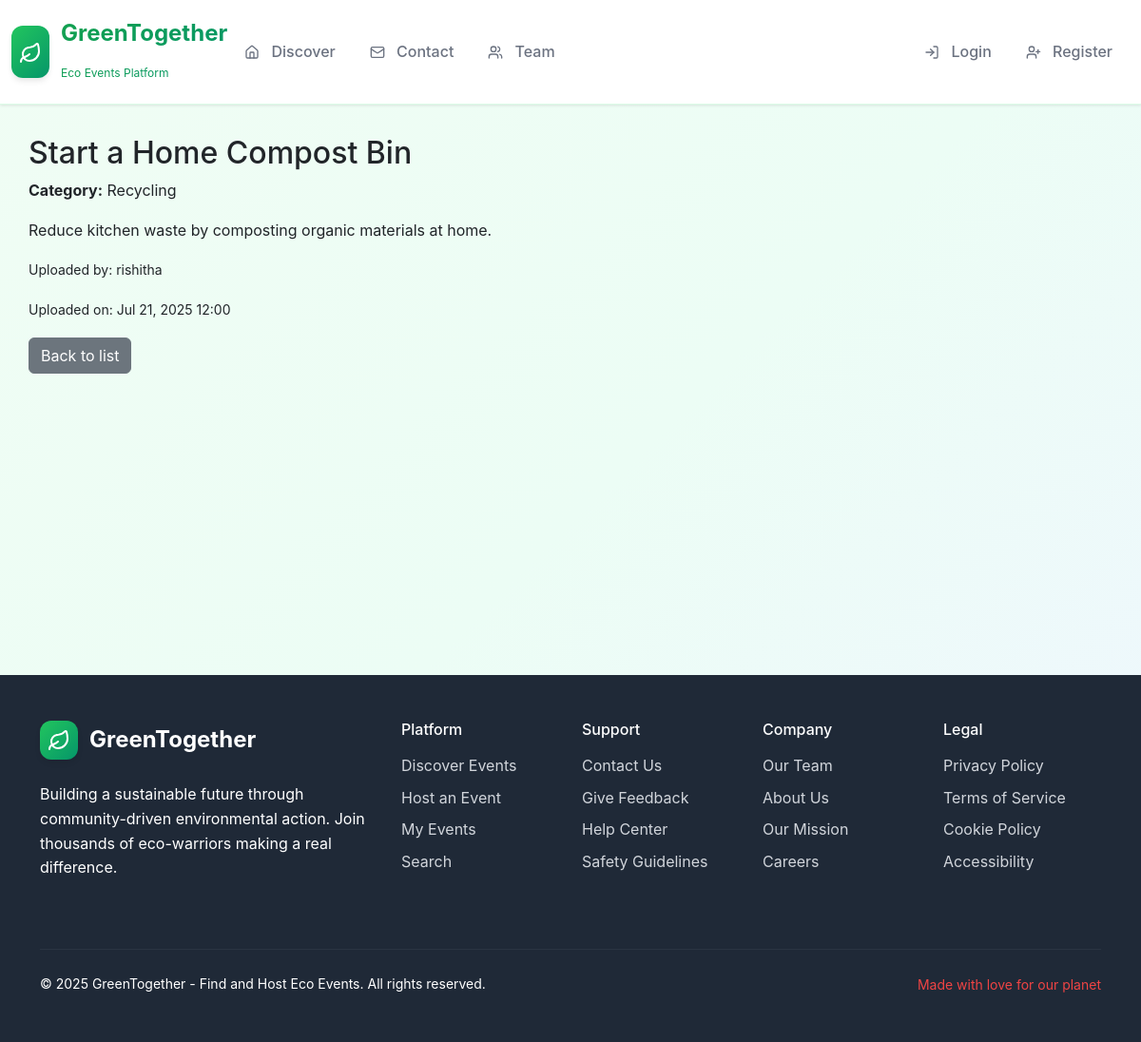
The app's page /actions/1/ with its own data.
### ecoapp/models.py (models this page shows, shortened)
class EcoAction(models.Model):
    title = models.CharField(max_length=200)
    description = models.TextField()
    category = models.ForeignKey(Category, on_delete=models.SET_NULL, null=True)
    user = models.ForeignKey(User, on_delete=models.CASCADE)
    created_at = models.DateTimeField(auto_now_add=True)

class Category(models.Model):
    name = models.CharField(max_length=100, unique=True)

class SiteSettings(models.Model):
    footer_text = models.TextField(default="© 2025 GreenWorld. All rights reserved.")
    theme_color = models.CharField(max_length=7, default="#28a745")  # Bootstrap green hex
    class Meta:
        verbose_name = "Site Setting"
        verbose_name_plural = "Site Settings"

### ecoapp/views.py (the view)
# urls.py: path('actions/<int:pk>/', views.ActionDetailView.as_view(), name='action_detail'),
class ActionDetailView(DetailView):
    model = EcoAction
    template_name = 'ecoapp/action_detail.html'
    context_object_name = 'action'

### ecoapp/context_processors.py (called while the page is built)
def site_settings(request):
    settings = SiteSettings.objects.first()
    return {'site_settings': settings}

### ecoapp/templates/ecoapp/action_detail.html (shortened to what this page needs)
{% extends 'ecoapp/base.html' %}
{% block content %}
<h2>{{ action.title }}</h2>
<p><strong>Category:</strong> {{ action.category.name }}</p>
<p>{{ action.description }}</p>
<p><small>Uploaded by: {{ action.user.username }}</small></p>
<p><small>Uploaded on: {{ action.created_at|date:"M d, Y H:i" }}</small></p>
<a href="{% url 'ecoapp:action_list' %}" class="btn btn-secondary">Back to list</a>
{% endblock %}

### ecoapp/templates/ecoapp/base.html (shortened to what this page needs)
<!DOCTYPE html>
<html lang="en">
<head>
    <link href="https://cdn.jsdelivr.net/npm/bootstrap@5.3.0/dist/css/bootstrap.min.css" rel="stylesheet" />
</head>
<body class="d-flex flex-column min-vh-100">
<nav class="navbar navbar-expand-lg navbar-custom">
    <div class="container-fluid">
        <a class="navbar-brand-custom" href="{% url 'ecoapp:home' %}">
            <div class="brand-icon">
                <i data-lucide="leaf" style="color: white; width: 24px; height: 24px;"></i>
            </div>
            <div>
                <div>GreenTogether</div>
                <small style="font-size: 0.75rem; color: #6b7280; font-weight: 400;">Eco Events Platform</small>
            </div>
        </a>
        <div class="collapse navbar-collapse" id="navbarNav">
            <ul class="navbar-nav me-auto mb-2 mb-lg-0">
                <li class="nav-item">
                    <a class="nav-link nav-link-custom" href="{% url 'ecoapp:home' %}">
                        <i data-lucide="home" style="width: 16px; height: 16px; margin-right: 0.5rem;"></i>
                        Discover
                    </a>
                </li>
                <li class="nav-item">
                    <a class="nav-link nav-link-custom" href="{% url 'ecoapp:contact' %}">
                        <i data-lucide="mail" style="width: 16px; height: 16px; margin-right: 0.5rem;"></i>
                        Contact
                    </a>
                </li>
                <li class="nav-item">
                    <a class="nav-link nav-link-custom" href="{% url 'ecoapp:team_list' %}">
                        <i data-lucide="users" style="width: 16px; height: 16px; margin-right: 0.5rem;"></i>
                        Team
                    </a>
                </li>
            </ul>
            <ul class="navbar-nav ms-auto mb-2 mb-lg-0">
                {% if user.is_authenticated %}
                    <li class="nav-item">
                        <span class="nav-link user-greeting">
                            <i data-lucide="user" style="width: 16px; height: 16px; margin-right: 0.5rem;"></i>
                            Hello, {{ user.username }}!
                        </span>
                    </li>
                    <li class="nav-item">
                        <form action="{% url 'ecoapp:logout' %}" method="post" class="d-inline">
                            {% csrf_token %}
                            <button type="submit" class="btn btn-logout">
                                <i data-lucide="log-out" style="width: 16px; height: 16px; margin-right: 0.5rem;"></i>
                                Logout
                            </button>
                        </form>
                    </li>
                {% else %}
                    <li class="nav-item">
                        <a class="nav-link nav-link-custom" href="{% url 'ecoapp:login' %}">
                            <i data-lucide="log-in" style="width: 16px; height: 16px; margin-right: 0.5rem;"></i>
                            Login
                        </a>
                    </li>
                    <li class="nav-item">
                        <a class="nav-link nav-link-custom" href="{% url 'ecoapp:register' %}">
                            <i data-lucide="user-plus" style="width: 16px; height: 16px; margin-right: 0.5rem;"></i>
                            Register
                        </a>
                    </li>
                {% endif %}
            </ul>
        </div>
    </div>
</nav>
<main class="container main-content flex-grow-1">
    {% block content %}
    {% endblock %}
</main>
<footer class="footer-custom py-5">
    <div class="container">
        <div class="row">
            <div class="col-lg-4 mb-4">
                <div class="footer-brand">
                    <div class="brand-icon">
                        <i data-lucide="leaf" style="color: white; width: 24px; height: 24px;"></i>
                    </div>
                    <span class="footer-brand-text">GreenTogether</span>
                </div>
                <p class="mb-4">
                    Building a sustainable future through community-driven environmental action.
                    Join thousands of eco-warriors making a real difference.
                </p>
            </div>
            <div class="col-lg-8">
                <div class="row">
                    <div class="col-md-3 mb-4">
                        <h6 class="text-white mb-3">Platform</h6>
                        <ul class="list-unstyled footer-links">
                            <li class="mb-2"><a href="{% url 'ecoapp:home' %}">Discover Events</a></li>
                            <li class="mb-2"><a href="{% url 'ecoapp:create_event' %}">Host an Event</a></li>
                            <li class="mb-2"><a href="{% url 'ecoapp:event_list' %}">My Events</a></li>
                            <li class="mb-2"><a href="{% url 'ecoapp:search' %}">Search</a></li>
                        </ul>
                    </div>
                    <div class="col-md-3 mb-4">
                        <h6 class="text-white mb-3">Support</h6>
                        <ul class="list-unstyled footer-links">
                            <li class="mb-2"><a href="{% url 'ecoapp:contact' %}">Contact Us</a></li>
                            <li class="mb-2"><a href="{% url 'ecoapp:feedback' %}">Give Feedback</a></li>
                            <li class="mb-2"><a href="#">Help Center</a></li>
                            <li class="mb-2"><a href="#">Safety Guidelines</a></li>
                        </ul>
                    </div>
                    <div class="col-md-3 mb-4">
                        <h6 class="text-white mb-3">Company</h6>
                        <ul class="list-unstyled footer-links">
                            <li class="mb-2"><a href="{% url 'ecoapp:team_list' %}">Our Team</a></li>
                            <li class="mb-2"><a href="#">About Us</a></li>
                            <li class="mb-2"><a href="#">Our Mission</a></li>
                            <li class="mb-2"><a href="#">Careers</a></li>
                        </ul>
                    </div>
                    <div class="col-md-3 mb-4">
                        <h6 class="text-white mb-3">Legal</h6>
                        <ul class="list-unstyled footer-links">
                            <li class="mb-2"><a href="#">Privacy Policy</a></li>
                            <li class="mb-2"><a href="#">Terms of Service</a></li>
                            <li class="mb-2"><a href="#">Cookie Policy</a></li>
                            <li class="mb-2"><a href="#">Accessibility</a></li>
                        </ul>
                    </div>
                </div>
            </div>
        </div>
        <hr class="my-4" style="border-color: #4b5563;">
        <div class="row align-items-center">
            <div class="col-md-8">
                <p class="mb-0 small">
                    {% if site_settings and site_settings.footer_text %}
                        {{ site_settings.footer_text|safe }}
                    {% else %}
                        © 2025 GreenTogether. All rights reserved. Making the world greener, one event at a time.
                    {% endif %}
                </p>
            </div>
            <div class="col-md-4 text-md-end">
                <small class=">
                    <i data-lucide="heart" style="width: 14px; height: 14px; color: #ef4444;"></i>
                    Made with love for our planet
                </small>
            </div>
        </div>
    </div>
</footer>
</body>
</html>

### ecoapp/templates/ecoapp/base.html (style rules this page uses)
:root { --green-50: #f0fdf4; --green-100: #dcfce7; --green-200: #bbf7d0; --green-300: #86efac; --green-400: #4ade80; --green-500: #22c55e; --green-600: #16a34a; --green-700: #15803d; --green-800: #166534; --green-900: #14532d; --emerald-50: #ecfdf5; --emerald-100: #d1fae5; --emerald-200: #a7f3d0; --emerald-300: #6ee7b7; --emerald-400: #34d399; --emerald-500: #10b981; --emerald-600: #059669; --emerald-700: #047857; --emerald-800: #065f46; --emerald-900: #064e3b; }
body { background: linear-gradient(135deg, var(--green-50) 0%, var(--emerald-50) 50%, #eff6ff 100%); font-family: -apple-system, BlinkMacSystemFont, "Segoe UI", Roboto, sans-serif; line-height: 1.6; }
.navbar-custom { background: white !important; box-shadow: 0 1px 3px 0 rgba(0, 0, 0, 0.1); border-bottom: 1px solid var(--green-100); padding: 1rem 0; }
.navbar-brand-custom { display: flex; align-items: center; gap: 0.75rem; font-size: 1.5rem; font-weight: 700; background: linear-gradient(135deg, var(--green-600), var(--emerald-600)); -webkit-background-clip: text; -webkit-text-fill-color: transparent; background-clip: text; text-decoration: none; }
.brand-icon { background: linear-gradient(135deg, var(--green-500), var(--emerald-600)); padding: 0.5rem; border-radius: 0.75rem; box-shadow: 0 4px 6px -1px rgba(0, 0, 0, 0.1); }
.nav-link-custom { color: #6b7280 !important; font-weight: 500; padding: 0.5rem 1rem !important; border-radius: 0.5rem; transition: all 0.2s ease-in-out; margin: 0 0.125rem; }
.footer-custom { background: #1f2937; color: white; margin-top: auto; }
.footer-brand { display: flex; align-items: center; gap: 0.75rem; margin-bottom: 1.5rem; }
.footer-brand-text { font-size: 1.5rem; font-weight: 700; }
.footer-links a { color: #d1d5db; text-decoration: none; transition: color 0.2s ease-in-out; }
.main-content { min-height: calc(100vh - 200px); padding: 2rem 0; }

### records on screen
EcoAction: title "Start a Home Compost Bin", category.name "Recycling", description "Reduce kitchen waste by composting organic materials at home.", user.username "rishitha", created_at "Jul 21, 2025 12:00"
SiteSettings: footer_text "© 2025 GreenTogether - Find and Host Eco Events. All rights reserved."
